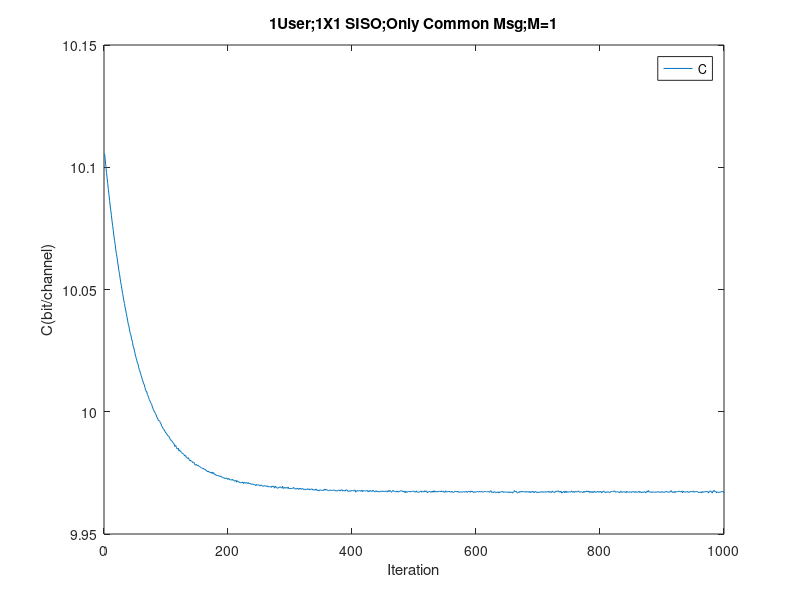

The MATLAB source for this figure:
%1 user, 1X1 MIMO Channel
%calculate G,V 
%not-normalized
%calculate MSE
clc
clear

v=1.4291 - 0.6656i;
v=v/norm(v);

g=-0.9072 + 0.2915i;
g=g/norm(g);

H=-0.9704 + 0.4012i;

sigma = sqrt(10^(-3));
StepSize = 10^(-2);
xf = zeros(1,10^(7));
xb = zeros(1,10^(7));
ub = zeros(1,10^(7));
uf = zeros(1,10^(7));
SINR = zeros(1,10^(7));
C = zeros(1,10^(7));
MSE_LMS = zeros(1,10^(7));
C_LMS = zeros(1,10^(7));

for TrainingLength = 1:1000
    
    TrainingLength
    
    v=1.4291 - 0.6656i;
    v=v/norm(v);

    g=-0.9072 + 0.2915i;
    g=g/norm(g);
    
   
    
    for i = 1:TrainingLength

            if rand-0.5 >= 0
                        xb(i) = 1;
                    else
                        xb(i) = -1;
            end


            ub = 0;
            ub = H*g*xb(i)+(sigma^2)*(randn(1,1)+1i*randn(1,1));
             v = v+StepSize*ub*conj(xb(i)-v'*ub);

    end
    
    for i = 1:TrainingLength

            if rand-0.5 >= 0
                        xf(i) = 1;
                    else
                        xf(i) = -1;
            end

            uf = 0;
            uf = H*v*xf(i)+(sigma^2)*(randn(1,1)+1i*randn(1,1));
             g = g+StepSize*uf*conj(xf(i)-g'*uf);

    end
    
    
    SINR(TrainingLength)=  norm( g'*H*v )^2/norm( g'*sigma^2*g );
    C(TrainingLength)=log2(1+SINR(TrainingLength));
      
end

    x=1:TrainingLength;
 
    plot(x,C(x))
    legend('C')
    xlabel('Iteration')
    ylabel('C(bit/channel)')
    title('1User;1X1 SISO;Only Common Msg;M=1')
